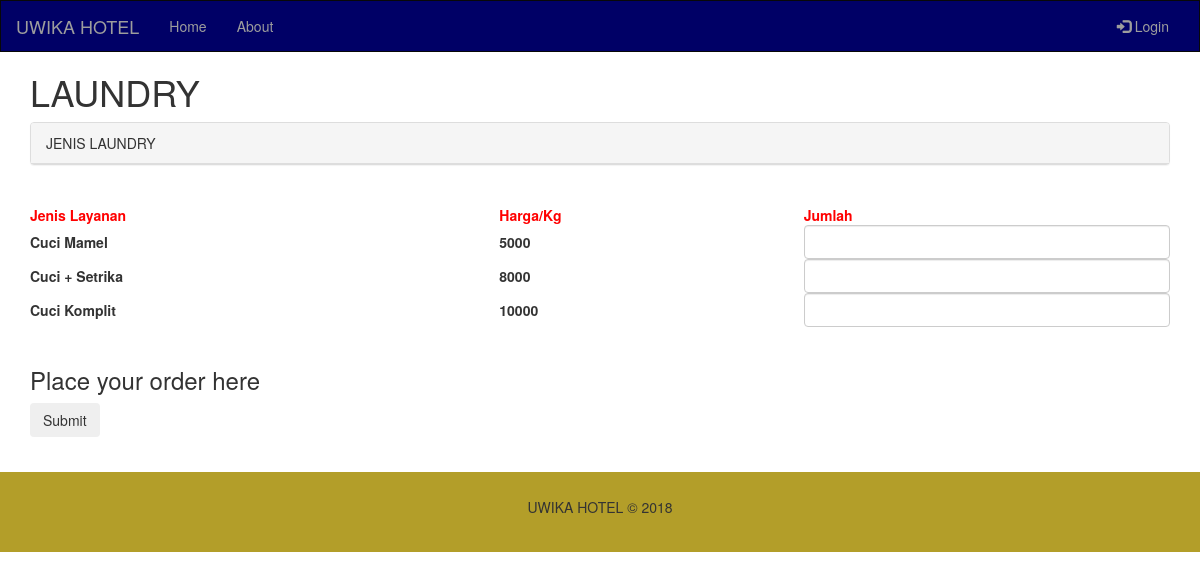
The app's page /laundry with its own data.
### Hotel/models.py (models this page shows, shortened)
class Laundry(db.Model):
    id          = db.Column(db.String(10), primary_key=True, nullable=False)
    name        = db.Column(db.String(30), nullable = False)
    price       = db.Column(db.Integer, nullable = False)

### Hotel/routes.py (the view)
@app.route('/laundry',methods=['GET','POST'])
def laundry():
    form = Cart()
    return render_template('laundry.html',title='Laundry',Laundry=Laundry,form=form)

### Hotel/forms.py
class Cart(FlaskForm):
    totalBiaya          = IntegerField('Total Biaya')
    submit              = SubmitField('Submit')

### Hotel/templates/laundry.html (shortened to what this page needs)
{% extends "layout1.html" %}
{% block content %}
<div class="container">
        <h1>LAUNDRY</h1>
        <div class="panel panel-default">
            <div class="panel-heading">JENIS LAUNDRY</div>
            </div>
            <table class="table">
                <table style="width:100%">
                    <tr>
                        <th><span style="color : red">Jenis Layanan</span></th>
                        <th><span style="color : red">Harga/Kg</span></th>
                        <th><span style="color : red">Jumlah</span></th>
                    </tr>
                    <tr>
                        {% for laundry in Laundry.query.all() %}
                            <tr>
                                <th>{{ laundry.name }}</th>
                                <th>{{ laundry.price }}</th>
                                <th><input type="number" class="form-control" id="jumlahKG{{ laundry.id }}" min="0" max="10"></th>
                            </tr>
                        {% endfor %}
                    </tr>
            </table>
        </div>
<div class="container">
        <br>
        <h3>Place your order here</h3>
        <div class="form-group">
            {{ form.submit(class="btn btn-outline-info") }}
        </div>
    </div>
    <br>
{% endblock content %}

### records on screen
Laundry: name "Cuci Mamel", price "5000"
Laundry: name "Cuci + Setrika", price "8000"
Laundry: name "Cuci Komplit", price "10000"
